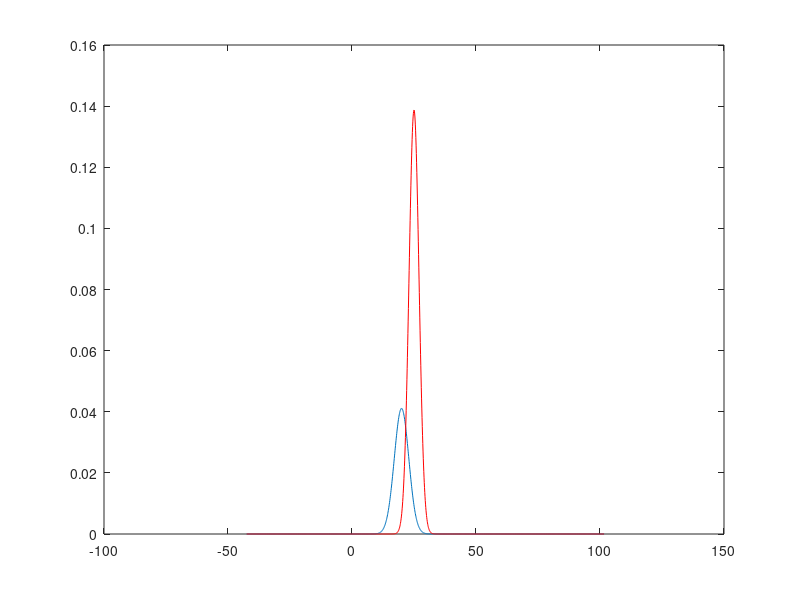

Write the MATLAB code that produced this figure.
%% a)
clc;
clear;
close all;


%b)
ma = 20;
sa = 3;

mb = 25;
sb = 2;

n = 5000;


%% c)

%a)

randn('seed',0);

pa = 0.5;
pb = 0.5;

x=[ma+sa*randn(1,n*pa) mb+sb*randn(1,n*pb)];
y=[ones(1,n*pa) 2*ones(1,n*pb)];

indices1=find(y==1); indices2=find(y==2);
m1=mean(x(indices1)); m2=mean(x(indices2));
s1=std(x(indices1)); s2=std(x(indices2));
Pw1=length(indices1)/length(y);
Pw2=length(indices2)/length(y);

A=s1*s1-s2*s2;
B=2*(m1*s2*s2-m2*s1*s1);
C=2*s1*s1*s2*s2*(log(Pw1)-log(Pw2)-log(s1)+log(s2))+s1*s1*m2*m2-s2*s2*m1*m1;
x1=(-B+sqrt(B*B-4*A*C))/2/A
x2=(-B-sqrt(B*B-4*A*C))/2/A
I=-40:0.01:40;plot(I,Pw1*normpdf(I,m1,s1));hold on;
plot(I,Pw2*normpdf(I,m2,s2),'r');hold off;

%% d)

randn('seed',0);

pa = 0.7;
pb = 0.3;

x=[ma+sa*randn(1,n*pa) mb+sb*randn(1,n*pb)];
y=[ones(1,n*pa) 2*ones(1,n*pb)];

indices1=find(y==1); indices2=find(y==2);
m1=mean(x(indices1)); m2=mean(x(indices2));
s1=std(x(indices1)); s2=std(x(indices2));
Pw1=length(indices1)/length(y);
Pw2=length(indices2)/length(y);

A=s1*s1-s2*s2;
B=2*(m1*s2*s2-m2*s1*s1);
C=2*s1*s1*s2*s2*(log(Pw1)-log(Pw2)-log(s1)+log(s2))+s1*s1*m2*m2-s2*s2*m1*m1;
x1=(-B+sqrt(B*B-4*A*C))/2/A
x2=(-B-sqrt(B*B-4*A*C))/2/A
I=x1-10:0.1:x2+10;plot(I,Pw1*normpdf(I,m1,s1));hold on;
plot(I,Pw2*normpdf(I,m2,s2),'r');hold off;


%% e)



randn('seed',0);

pa = 0.3;
pb = 0.7;

x=[ma+sa*randn(1,n*pa) mb+sb*randn(1,n*pb)];
y=[ones(1,n*pa) 2*ones(1,n*pb)];

indices1=find(y==1); indices2=find(y==2);
m1=mean(x(indices1)); m2=mean(x(indices2));
s1=std(x(indices1)); s2=std(x(indices2));
Pw1=length(indices1)/length(y);
Pw2=length(indices2)/length(y);

A=s1*s1-s2*s2;
B=2*(m1*s2*s2-m2*s1*s1);
C=2*s1*s1*s2*s2*(log(Pw1)-log(Pw2)-log(s1)+log(s2))+s1*s1*m2*m2-s2*s2*m1*m1;
x1=(-B+sqrt(B*B-4*A*C))/2/A
x2=(-B-sqrt(B*B-4*A*C))/2/A
I=x1-80:0.1:x2+80;plot(I,Pw1*normpdf(I,m1,s1));hold on;
plot(I,Pw2*normpdf(I,m2,s2),'r');hold off;
